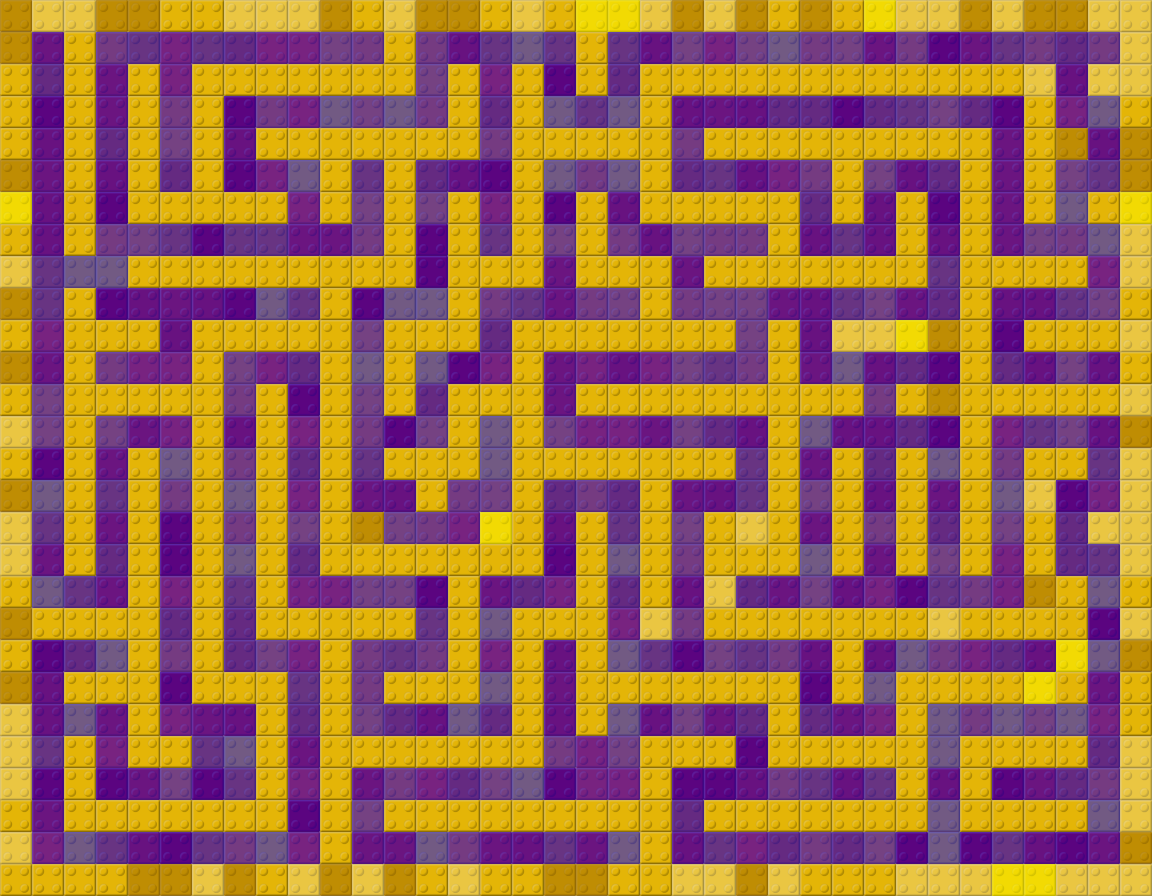

Below is a game level as drawn by its tile map, then a one-line description and the .tmx that defines it (tile-layer data replaced by summaries):
An orthogonal 36x28 tile map with 32x32 px tiles, 3 tile layers (bg3, bg2, walls), 1 hidden layer not drawn, 2 tilesets and 16 objects (12x npo, 4x destination).

<map version="1.0" orientation="orthogonal" width="36" height="28" tilewidth="32" tileheight="32">
 <tileset firstgid="1" name="BloxTopMonochrome" tilewidth="32" tileheight="32">
  <image source="../img/tileSet/BloxTopMonochrome.png" width="160" height="32" />
 </tileset>
 <tileset firstgid="6" name="BloxTopDuplo" tilewidth="32" tileheight="32">
  <image source="../img/tileSet/BloxTopDuplo.png" width="224" height="256" />
 </tileset>
 <layer name="bg3" width="36" height="28">
  <data>[1008 cells, 1008 non-empty, 3 distinct tile ids]</data>
 </layer>
 <layer name="bg2" width="36" height="28" opacity="0.44">
  <data>[1008 cells, 1008 non-empty, 3 distinct tile ids]</data>
 </layer>
 <layer name="walls" width="36" height="28">
  <data>[1008 cells, 532 non-empty, 4 distinct tile ids]</data>
 </layer>
 <layer name="collisions" width="36" height="28" visible="0">
  <data>[1008 cells, 520 non-empty, 1 distinct tile ids]</data>
 </layer>
 <objectgroup name="objects" width="36" height="28">
  <object name="enter1" type="destination" x="32" y="32" width="32" height="32">
   <properties>
    <property name="actions" value="changeMyAnim,Tennis" />
    <property name="animations" value="" />
    <property name="collidable" value="false" />
    <property name="collisionParams" value="" />
    <property name="collisionShape" value="rect" />
    <property name="conditions" value="" />
    <property name="mover" value="null" />
    <property name="roamingRadius" value="0" />
    <property name="spriteSheet" value="" />
   </properties>
  </object>
  <object name="exit1" type="npo" x="608" y="832" width="32" height="32">
   <properties>
    <property name="actions" value="playSound,sndWooHoo,changeMap,volcano,changeLocation,enter1" />
    <property name="animations" value="show,0,0,show" />
    <property name="collidable" value="false" />
    <property name="collisionParams" value="" />
    <property name="collisionShape" value="rect" />
    <property name="conditions" value="" />
    <property name="mover" value="null" />
    <property name="roamingRadius" value="0" />
    <property name="spriteSheet" value="ExitMarker.png" />
   </properties>
  </object>
  <object name="teleporter1" type="npo" x="192" y="736" width="32" height="32">
   <properties>
    <property name="actions" value="playSound,Teleport,changeLocation,dest1" />
    <property name="animations" value="off,20,20,off,on,0,23,off" />
    <property name="collidable" value="false" />
    <property name="collisionParams" value="16,16,16" />
    <property name="collisionShape" value="circle" />
    <property name="conditions" value="" />
    <property name="mover" value="null" />
    <property name="roamingRadius" value="0" />
    <property name="spriteSheet" value="teleporter.png" />
   </properties>
  </object>
  <object name="teleporter2" type="npo" x="576" y="736" width="32" height="32">
   <properties>
    <property name="actions" value="playSound,Teleport,changeLocation,dest2" />
    <property name="animations" value="off,20,20,off,on,0,23,off" />
    <property name="collidable" value="false" />
    <property name="collisionParams" value="16,16,16" />
    <property name="collisionShape" value="circle" />
    <property name="conditions" value="" />
    <property name="mover" value="null" />
    <property name="roamingRadius" value="0" />
    <property name="spriteSheet" value="teleporter.png" />
   </properties>
  </object>
  <object name="dest2" type="destination" x="672" y="160" width="32" height="32" />
  <object name="dest1" type="destination" x="480" y="416" width="32" height="32" />
  <object name="doorOpener2" type="npo" x="864" y="640" width="32" height="64">
   <properties>
    <property name="actions" value="playSound,sndDoorCreak,playSound,sndLightSwitch,changeOthersAnim,door2-open,changeOthersCollidable,door2-false,changeOthersAnim,doorOpener2-on,changeActive,doorOpener2-false" />
    <property name="animations" value="off,0,0,off,on,1,1,on" />
    <property name="collidable" value="false" />
    <property name="collisionParams" value="" />
    <property name="collisionShape" value="rect" />
    <property name="conditions" value="" />
    <property name="mover" value="null" />
    <property name="roamingRadius" value="0" />
    <property name="spriteSheet" value="LightSwitch.png" />
   </properties>
  </object>
  <object name="doorOpener1" type="npo" x="384" y="480" width="32" height="64">
   <properties>
    <property name="actions" value="playSound,sndLightSwitch,playSound,sndDoorCreak,changeOthersAnim,door1-open,changeOthersCollidable,door1-false,changeOthersAnim,doorOpener1-on,changeActive,doorOpener1-false" />
    <property name="animations" value="off,0,0,off,on,1,1,on" />
    <property name="collidable" value="false" />
    <property name="collisionParams" value="" />
    <property name="collisionShape" value="rect" />
    <property name="conditions" value="" />
    <property name="mover" value="null" />
    <property name="roamingRadius" value="0" />
    <property name="spriteSheet" value="LightSwitch.png" />
   </properties>
  </object>
  <object name="door1" type="npo" x="352" y="800" width="32" height="32">
   <properties>
    <property name="actions" value="" />
    <property name="animations" value="closed,0,0,closed,open,0,23,opened,opened,23,23,opened" />
    <property name="collidable" value="true" />
    <property name="collisionRect" value="" />
    <property name="collisionShape" value="" />
    <property name="conditions" value="" />
    <property name="roamingRadius" value="0" />
    <property name="spriteSheet" value="doorOpen.png" />
   </properties>
  </object>
  <object name="door2" type="npo" x="863" y="383" width="32" height="32">
   <properties>
    <property name="actions" value="" />
    <property name="animations" value="closed,0,0,closed,open,0,23,opened,opened,23,23,opened" />
    <property name="collidable" value="true" />
    <property name="collisionRect" value="" />
    <property name="collisionShape" value="" />
    <property name="conditions" value="" />
    <property name="roamingRadius" value="0" />
    <property name="spriteSheet" value="doorOpen.png" />
   </properties>
  </object>
  <object name="transmorgifierTennis2" type="npo" x="31" y="97" width="32" height="32">
   <properties>
    <property name="actions" value="changeMyAnim,Tennis,changeOthersAnim,transmorgifierTennis2-transmorgify,playSound,transmorgify,playSound,tennisTrans" />
    <property name="animations" value="idle,0,0,idle,transmorgify,1,23,idle" />
    <property name="collidable" value="false" />
    <property name="collisionParams" value="3,3,26,26" />
    <property name="collisionShape" value="rect" />
    <property name="conditions" value="" />
    <property name="mover" value="null" />
    <property name="notes" value="if hero touches collision rect, he becomes a Tennis ball" />
    <property name="roamingRadius" value="0" />
    <property name="spriteSheet" value="TransmorgifierTop.png" />
   </properties>
  </object>
  <object name="teleporter3" type="npo" x="768" y="768" width="32" height="32">
   <properties>
    <property name="actions" value="playSound,Teleport,changeLocation,dest3" />
    <property name="animations" value="off,20,20,off,on,0,23,off" />
    <property name="collidable" value="false" />
    <property name="collisionParams" value="16,16,16" />
    <property name="collisionShape" value="circle" />
    <property name="conditions" value="" />
    <property name="mover" value="null" />
    <property name="roamingRadius" value="0" />
    <property name="spriteSheet" value="teleporter.png" />
   </properties>
  </object>
  <object name="dest3" type="destination" x="352" y="224" width="32" height="32" />
 </objectgroup>
 <objectgroup name="objectsForeground" width="36" height="28">
  <!-- 3 objects omitted --></objectgroup>
</map>
<!-- 3 of 16 objects omitted -->
